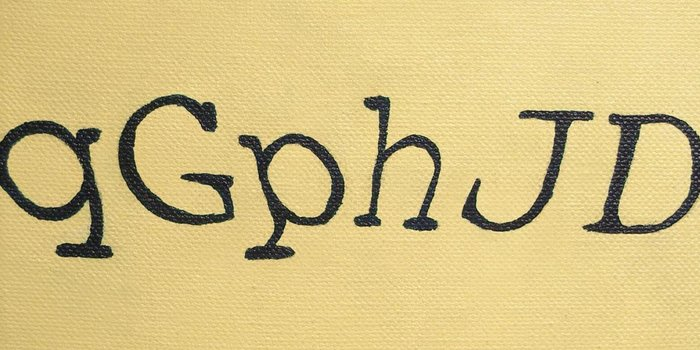
%> input picture src/c.jpeg, 700 x 350 px
$ octave new.m   (GNU Octave 9; MATLAB toolbox functions it lacks are replaced by stand-ins)
%> lines starting %> are read from the running program, lines starting %| are printed output that depends on the picture; in (x1, y1, x2, y2) boxes, pixels count from 0 and x2, y2 are one past the last pixel; in counts of white or black regions, pixels touching at a corner belong together; the program's own positions count from 1


I=imread('c.jpeg');
%> I is the input picture: size 350x700x3 uint8; mean R, G, B 212.2, 192.3, 131.1
% I=imread('4.png');
% I=imread('Capture.png');
% figure;imshow(I);title('simple');
Igray = rgb2gray(I);
% figure;imshow(Igray);title('gray scale');
Ibw = im2bw(Igray,graythresh(Igray));
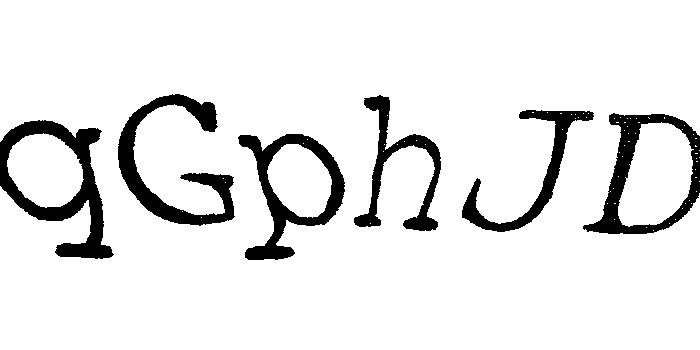
%> Ibw: size 350x700 logical; 90.5% white; 6 black regions, box (x1, y1, x2, y2) and area: (0, 120, 114, 259) 5050, (118, 94, 235, 226) 4468, (583, 113, 700, 234) 3955, (238, 134, 345, 260) 3949, (354, 95, 441, 231) 2900, (462, 110, 594, 232) 2843
% figure;imshow(Ibw);title('binary');

Iedge = edge(Ibw);
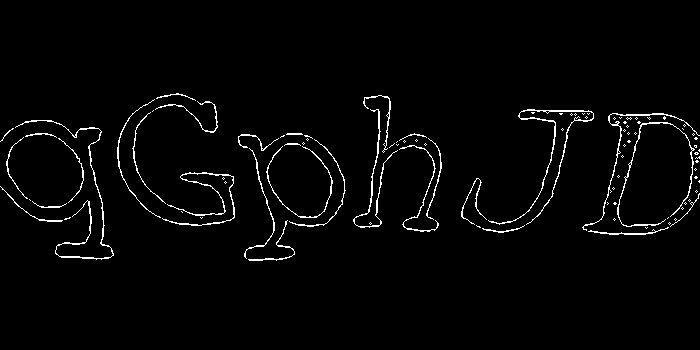
%> Iedge: size 350x700 logical; 2.3% white in thin lines or dots, all inside (x1, y1, x2, y2) = (0, 93, 700, 261)
% Iedge2 = edge(uint8(Ibw));

se=strel('square',2);
Iedge2=imdilate(Iedge,se);
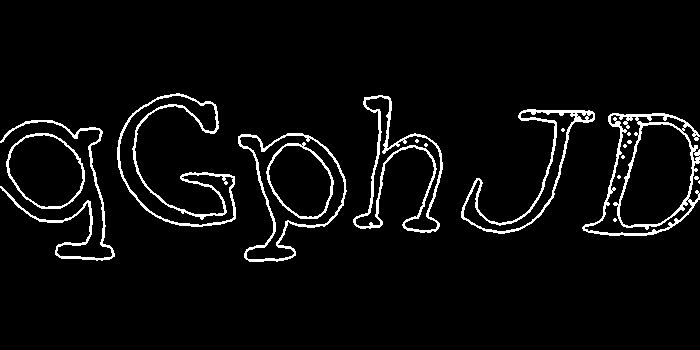
%> Iedge2: size 350x700 logical; 4.6% white in thin lines or dots, all inside (x1, y1, x2, y2) = (0, 93, 700, 262)

Ifill=imfill(Iedge2,'holes');
%> Ifill: size 350x700 logical; 14.9% white; 9 white regions (2 under 20 px), largest, box (x1, y1, x2, y2) and area: (582, 113, 700, 236) 9846, (238, 133, 347, 262) 8044, (117, 93, 236, 227) 5408
Ifill2= bwmorph(Ifill,'erode');
%> Ifill2: size 350x700 logical; 12.8% white; 47 white regions (41 under 20 px), largest, box (x1, y1, x2, y2) and area: (584, 114, 700, 235) 9168, (239, 134, 345, 261) 7434, (118, 94, 235, 226) 4488, (7, 134, 84, 208) 4230, (354, 96, 442, 232) 2940, (462, 110, 594, 233) 2890
Ifill3= bwmorph(Ifill2,'dilate',1);
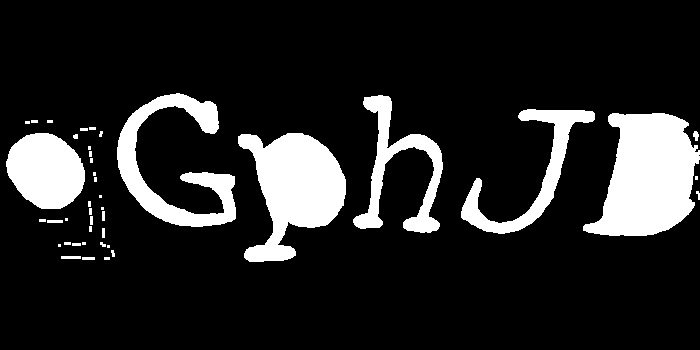
%> Ifill3: size 350x700 logical; 14.6% white; 42 white regions (18 under 20 px)
Ifill4=imfill(Ifill3,'holes');

[Ilabel, num] = bwlabel(Ifill);
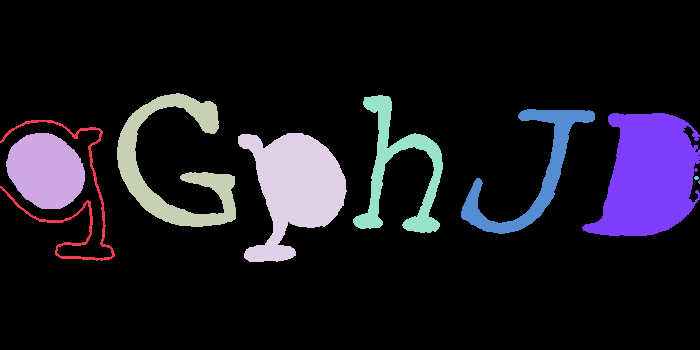
%> Ilabel: size 350x700 double; 10 distinct labels, from 0 to 9; one colour per label, 0 black
%> num = 9
disp(num);
%| 9
Iprops = regionprops(Ilabel);
%> Iprops = 9 regions; largest, box (x1, y1, x2, y2), Area and Centroid: (582, 113, 700, 236) 9846 [649.6 176.9], (238, 133, 347, 262) 8044 [295.3 188.7], (117, 93, 236, 227) 5408 [175.4 165.9], (6, 133, 85, 209) 4536 [46.5 171.3], (353, 95, 443, 233) 3742 [399.9 170.8]
Ibox = [Iprops.BoundingBox];
%> Ibox = 36 values, max 698.5 at index 33, min 0.5 at index 1, mean 165.4
Ibox2=vertcat(Iprops.BoundingBox);
%> Ibox2 = [0.5 120.5 115 141; 6.5 133.5 79 76; 117.5 93.5 119 134; 238.5 133.5 109 129; 353.5 95.5 90 138; 461.5 109.5 134 125; 582.5 113.5 118 123; 694.5 176.5 5 4; 698.5 180.5 2 4]
Ibox3=Ibox2;
%> Ibox3 has the same summary as Ibox2
 w = Ibox2(:,3);
%> w = [115; 79; 119; 109; 90; 134; 118; 5; 2]
h = Ibox2(:,4);
%> h = [141; 76; 134; 129; 138; 125; 123; 4; 4]
aspectRatio = w-h>4 | h-w>4;
%> aspectRatio = [true; false; true; true; true; true; true; false; false]
filterIdx = aspectRatio' < 1;
%> filterIdx = [false true false false false false false true true]

Iprops(filterIdx)=[];
Ibox3=vertcat(Iprops.BoundingBox);
%> Ibox3 = [0.5 120.5 115 141; 117.5 93.5 119 134; 238.5 133.5 109 129; 353.5 95.5 90 138; 461.5 109.5 134 125; 582.5 113.5 118 123]

ITextRegion = insertShape(Igray, 'Rectangle', Ibox3,'LineWidth',3);
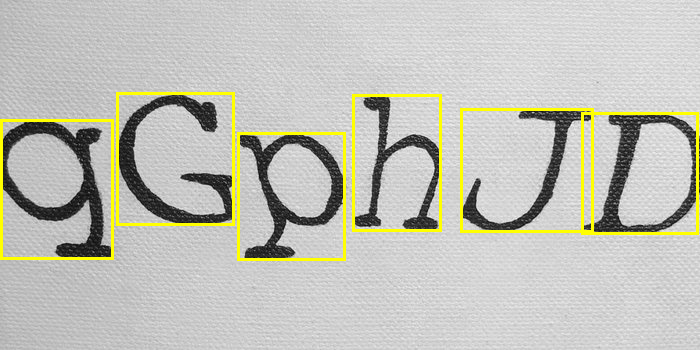
%> ITextRegion: size 350x700x3 uint8; mean R, G, B 193.7, 193.7, 184.7
figure;imshow(ITextRegion);


xmin = Ibox3(:,1);
%> xmin = [0.5; 117.5; 238.5; 353.5; 461.5; 582.5]
ymin = Ibox3(:,2);
%> ymin = [120.5; 93.5; 133.5; 95.5; 109.5; 113.5]
xmax = xmin + Ibox3(:,3) - 1;
%> xmax = [114.5; 235.5; 346.5; 442.5; 594.5; 699.5]
ymax = ymin + Ibox3(:,4) - 1;
%> ymax = [260.5; 226.5; 261.5; 232.5; 233.5; 235.5]
% xmax = Ibox3(:,3)+10;
% ymax = Ibox3(:,4)+10;
%
expansionAmount = 0.03;
xmin = (1-expansionAmount) * xmin;
%> xmin = [0.485; 114; 231.3; 342.9; 447.7; 565]
ymin = (1-expansionAmount) * ymin;
%> ymin = [116.9; 90.69; 129.5; 92.63; 106.2; 110.1]
xmax = (1+expansionAmount) * xmax;
%> xmax = [117.9; 242.6; 356.9; 455.8; 612.3; 720.5]
ymax = (1+expansionAmount) * ymax;
%> ymax = [268.3; 233.3; 269.3; 239.5; 240.5; 242.6]
%

expandedBBoxes = [xmin ymin xmax-xmin+1 ymax-ymin+1];
%> expandedBBoxes = [0.485 116.9 118.5 152.4; 114 90.69 129.6 143.6; 231.3 129.5 126.5 140.9; 342.9 92.63 113.9 147.8; 447.7 106.2 165.7 135.3; 565 110.1 156.5 133.5]
% expandedBBoxes = [xmin ymin xmax+10 ymax+10];
IExpandedBBoxes = insertShape(I,'Rectangle',expandedBBoxes,'LineWidth',3);
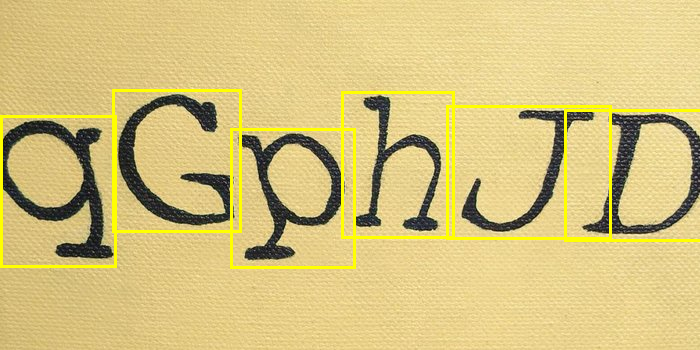
%> IExpandedBBoxes: size 350x700x3 uint8; mean R, G, B 213.6, 194.5, 126.2

figure
imshow(IExpandedBBoxes)
title('Expanded Bounding Boxes Text')


%%%%%%%%%%%%%%%%%%%%%%%%%%%%%%%%%%%%%%%%%%%%%%%% testing arrea
% [mserRegions] = detectMSERFeatures(Igray,'ThresholdDelta',2);
%
% figure
% imshow(Igray)
% hold on
% plot(mserRegions, 'showPixelList', true,'showEllipses',false)
% title('MSER regions')
% hold off
%
%
% %%%%%%%%%%%%%%%%%%%%%%%%%%%
% sz = size(Igray);
% pixelIdxList = cellfun(@(xy)sub2ind(sz, xy(:,2), xy(:,1)), ...
%     mserRegions.PixelList, 'UniformOutput', false);
%
% % Next, pack the data into a connected component struct.
% mserConnComp.Connectivity = 1000;
% mserConnComp.ImageSize = sz;
% mserConnComp.NumObjects = mserRegions.Count;
% mserConnComp.PixelIdxList = pixelIdxList;
%
% % Use regionprops to measure MSER properties
% mserStats = regionprops(mserConnComp, 'BoundingBox', 'Eccentricity', ...
%     'Solidity', 'Extent', 'Euler', 'Image');
%
% % Compute the aspect ratio using bounding box data.
% bbox = vertcat(mserStats.BoundingBox);
% w = bbox(:,3);
% h = bbox(:,4);
% aspectRatio = w./h;
%
% % Threshold the data to determine which regions to remove. These thresholds
% % may need to be tuned for other images.
% filterIdx = aspectRatio' > 3;
% filterIdx = filterIdx | [mserStats.Eccentricity] > .995 ;
% filterIdx = filterIdx | [mserStats.Solidity] < .3;
% filterIdx = filterIdx | [mserStats.Extent] < 0.2 | [mserStats.Extent] > 0.9;
% filterIdx = filterIdx | [mserStats.EulerNumber] < -4;
%
% % Remove regions
% mserStats(filterIdx) = [];
% mserRegions(filterIdx) = [];
%
%
%
% figure
% imshow(Igray)
% hold on
% plot(mserRegions, 'showPixelList', true)
% title('filter MSER regions')
% hold off
%
%
%
%
% bboxes = vertcat(mserStats.BoundingBox);
%
% % Convert from the [x y width height] bounding box format to the [xmin ymin
% % xmax ymax] format for convenience.
% xmin = bboxes(:,1);
% ymin = bboxes(:,2);
% xmax = xmin + bboxes(:,3) - 1;
% ymax = ymin + bboxes(:,4) - 1;
%
% % Expand the bounding boxes by a small amount.
% expansionAmount = 0.02;
% xmin = (1-expansionAmount) * xmin;
% ymin = (1-expansionAmount) * ymin;
% xmax = (1+expansionAmount) * xmax;
% ymax = (1+expansionAmount) * ymax;
%
%
% % Clip the bounding boxes to be within the image bounds
% xmin = max(xmin, 1);
% ymin = max(ymin, 1);
% xmax = min(xmax, size(I,2));
% ymax = min(ymax, size(I,1));
%
% % Show the expanded bounding boxes
% expandedBBoxes = [xmin ymin xmax-xmin+1 ymax-ymin+1];
% IExpandedBBoxes = insertShape(I,'Rectangle',expandedBBoxes,'LineWidth',3);
%
% figure
% imshow(IExpandedBBoxes)
% title('Expanded Bounding Boxes Text')

%%%%%%%%%%%%%%%%%%%%%%%%%%%%%%%%%%%%%%%%%%%%%%%%%%%%%%%%%%%%%%%%%%%%%%%%%%%%%%%%%%%%%%%%%%%%%%%%%%%%%%%%%%%%%%%


% [10 lines of commented-out code are left out]
